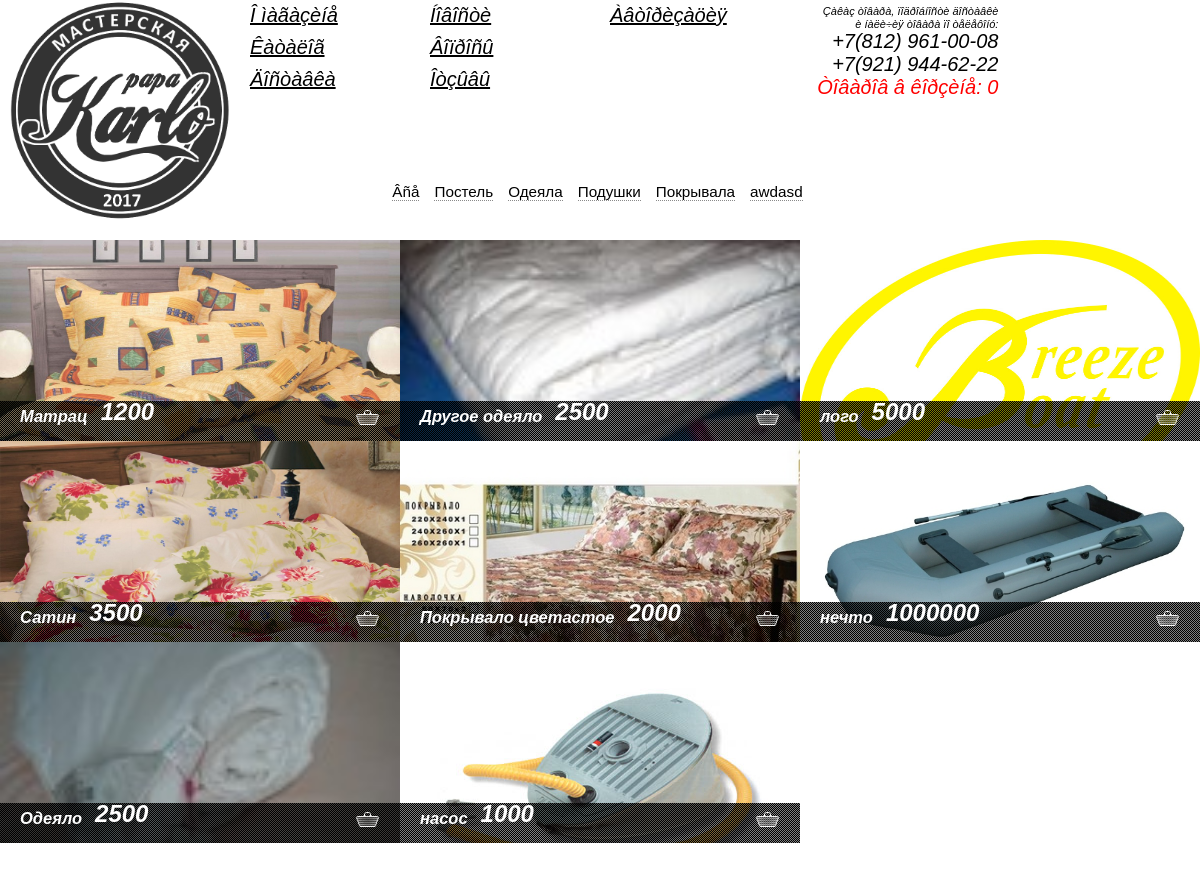
The page / on the database its author committed.
### tables this page shows
CREATE TABLE IF NOT EXISTS `em_category` (
  `id` int(11) NOT NULL AUTO_INCREMENT,
  `name` varchar(100) NOT NULL,
  `description` text NOT NULL,
  `imagefile` varchar(255) NOT NULL,
  `ordinal` int(11) NOT NULL DEFAULT '0',
  `isarchivate` int(11) NOT NULL DEFAULT '0',
  PRIMARY KEY (`id`)
);

CREATE TABLE IF NOT EXISTS `em_goods` (
  `id` int(11) NOT NULL AUTO_INCREMENT,
  `categoryid` int(11) NOT NULL,
  `name` varchar(100) NOT NULL,
  `description` text NOT NULL,
  `imagefile` varchar(255) DEFAULT NULL,
  `price` float DEFAULT NULL,
  `ordinal` int(11) NOT NULL DEFAULT '0',
  `isarchivate` int(11) NOT NULL DEFAULT '0' COMMENT 'товар а архиве или нет',
  `metadescription` text,
  `metakeywords` text,
  `updatedate` timestamp NULL DEFAULT CURRENT_TIMESTAMP,
  PRIMARY KEY (`id`)
);

CREATE TABLE IF NOT EXISTS `em_goods_params` (
  `id` int(11) NOT NULL AUTO_INCREMENT,
  `parentid` int(11) NOT NULL,
  `gid` int(11) NOT NULL,
  `pvid` int(11) NOT NULL,
  `paramid` int(11) NOT NULL COMMENT 'id  параметра зависимого от параметра описаного в parentId',
  `value` varchar(100) DEFAULT NULL,
  PRIMARY KEY (`id`)
);

### libs/helpers.php (called while the page is built, shortened)
<?php
function GetHost()
{
 $uri = $_SERVER['REQUEST_URI'];
 $server= $_SERVER['SERVER_NAME'];
 $uri = subStr($uri,1);
 $uri = subStr($uri,0,strPos($uri,"/"));
 if (_is_inet==1){
    return "http://$server/";
 }
 else
    return "http://$server/$uri/";
}
?>

### modules/em/em_category.php (called while the page is built, shortened)
<?php
    class Categoryes{
        public $catArray;
        function Categoryes(){
             $this->Load();
        }
        public function Load(){
            $query = "SELECT id FROM em_category WHERE isarchivate =0 order by ordinal";
            return $this->getList($query);
        }
        private function getList($query){
            $this->catArray = Array();
            $res = mQuery($query);
            while ($row = mysql_fetch_row($res)){
                $cat = new Category($row[0]);
                $this->catArray[count($this->catArray)] = $cat;
            }
            return $this->catArray;
        }
        public function getCategoryes(){
            return $this->catArray;
        }
    }
    class Category{
      public $id;
      function Category($id){
        $this->id = $id;
      }
      public function Load(){
        $this->loadProperties();
      }
      public function loadProperties(){
        $query = "SELECT id, name, description,imagefile,ordinal,isarchivate FROM em_category WHERE id = {$this->id}";
        $res = mQuery($query);
        while ($row = mysql_fetch_row($res)){
            $this->name         = $row[1];
        }
      }
    }
?>

### libs/db.php (called while the page is built, shortened)
<?php
function mQuery($query)
{
    global $dbh;
    if ($result = mysql_query($query, $dbh))
    {
        return $result;
    }
    else
    {
    }
}
?>

### modules/em/em_goods.php (called while the page is built, shortened)
<?php
    class GoodsList{
        private $list;
        public function getAllGoods(){
            return $this->list;
        }
        public function Load(){
            $query = "SELECT id FROM em_goods WHERE isarchivate =0 order by ordinal";
            return $this->getList($query);
        }
        private function getList($query){
            $this->list = Array();;
            $res = mQuery($query);
            while ($row = mysql_fetch_row($res)){
                $goodsOne = new Goods($row[0]);
                $this->list[count($this->list)] = $goodsOne;
            }
            return $this->list;
        }
    }
    class Goods{
        public $id;
        function Goods($id){
            $this->id = $id;
            $this->Load();
        }
        public function Load(){
            $query = "SELECT id,categoryid, name,description,imagefile,ordinal,updatedate,metadescription,metakeywords,isarchivate FROM em_goods WHERE id = {$this->id}";
            $res = mQuery($query);
            $row = mysql_fetch_row($res);
            $this->name         = $row[2];
            $this->imagefile    = $row[4];
        }
        public function getGoodsParam($pid){
            $this->goodsParameter = Array();
            $query = "SELECT gp.id, gp.pvid , gp.value
                        FROM em_goods_params gp, em_parameters p, em_param_value pv
                        WHERE gid = {$this->id}
                        AND gp.pvid = pv.id
                        AND pv.pid = p.id
                        AND p.id = $pid
                        ORDER BY gp.value,p.id, pv.id
                        ";
            $res = mQuery($query);
            while ($row = mysql_fetch_row($res)){
                $param  = new GoodsParameter($row[0]);
                $this->goodsParameter[count($this->goodsParameter)] = Array($param, $row[2]);
            }
            return $this->goodsParameter;
        }
    }
    class GoodsParameter{
        public $id;
        function  GoodsParameter($id){
            $this->id = $id;
            if (!$this->Load()){
            }
        }
        public function Load(){
            $query = "SELECT pvid, value, gid, parentid FROM em_goods_params WHERE id = {$this->id}";
            $res = mQuery($query);
            if($row = mysql_fetch_row($res)){
                $this->parameter = new ParameterValue($row[0]);
                $this->value = $row[1];
                $query = "SELECT p.name FROM em_parameters p, em_param_value pv WHERE pv.pid=p.id AND pv.id={$row[0]}";
                $result = mQuery($query);
                if ($r = mysql_fetch_row($result)){
                    $this->paramName = $r[0];
                }
                return true;
            }
            else
                return false;
        }
    }
?>

### modules/em/parameter.php (called while the page is built, shortened)
<?php
    class ParameterValue{
        function ParameterValue($id){
            $this->id = $id;
            $res = mQuery("SELECT id, ordinal, value, pid, description FROM em_param_value WHERE id = {$this->id}");
            $row = mysql_fetch_row($res);
            $this->descr = $row[4];
        }
    }
?>

### modules/FRONTEND/skin/common_skin/common_goodsone.php (called while the page is built, shortened)
<?php
  class Common_goodsone{
      public $goodsOne;
         public function getAddOrderMsgScript(){
            return "addGoodToCart({$this->goodsOne->id}, {$this->getPriceValueId()})";
         }
        function getPriceValueId(){
            return "'netpriceVar_{$this->goodsOne->id}'";
        }
  }
?>

### modules/FRONTEND/skin/bed_skin/em_goods_viewer.php (the view, shortened to what this page needs)
<?php
    class GoodsOneView extends Common_goodsone{
        public $goodsNum;
        function GoodsOneView($goodsOne,$number){
            $this->goodsOne = $goodsOne;
            $this->goodsNum = $number;
        }
        private function getLink(){
            return GetHost()."?show=goodsone&id=".$this->goodsOne->id;
        }
        public function getView(){
            $result = "";
            $result .= $this->getPlaceForOrderMsg();
            $goodsViewId = "litem_".$this->goodsNum;
            $descr = $this->goodsOne->desc;
            $price = $this->getViewPrice();
            $num = $this->goodsNum+551;
            $result .= '
<div style="top: 0px; left: 0px; margin-left: 0px; width: 400px; height: 377px;" class="litem" id="'.$goodsViewId.'">
   <div class="lview">
      <div class="limg">
         <img src="'.$this->goodsOne->imagefile.'" style=" width: 400px; height: 290px;" alt="" id="limg0" />
      </div>
      <div style="top: 337px;" class="netshad">
         <table>
            <tbody>
               <tr>
                  <td>
                     <div class="netname">'.$this->goodsOne->name.'</div>
                  </td>
                  <td>
                     <div class="netprice">'.$price[0].'</div>
                  </td>
               </tr>
            </tbody>
         </table>
         <div class="buy buy_'.$num.'">
            <span class="show_txt_bascket">
               <img style="cursor: pointer;" src="add_files/i_basket.png" alt="" onClick="'.$this->getAddOrderMsgScript().'" />
            </span>
         </div>
         <div class="buy buy_ok_'.$num.'" style="display:none;">
         </div>
      </div>
   </div>
         <div class="netname">'.$this->goodsOne->name.'</div>
            <a href="'.$this->getLink().'">
            </a>
         <p>'.$descr.'</p>
         <div class="size_descr" id=".$this->getSizeDesctValueId().">'.$price[2].'</div>
         '.$this->getViewParams().'
               '.$price[1].'
            <div class="netprice" id='.$this->getPriceValueId().'>'.$price[0].'</div>
            <div class="buy buy_'.$num.'">
                  <img style="cursor: pointer;" src="add_files/i_basket.png" alt="" onclick="'.$this->getAddOrderMsgScript().'" />
               <a href="#" onClick="'.$this->getAddOrderMsgScript().'">Êóïèòü</a>
            </div>
</div>
';
          return $result;
        }
        public function getViewParams(){
            $params = $this->goodsOne->getGoodsParam(1);
            $res = '<table class="beltth"><tbody>';
            for($i=0; $i<count($params); $i++){
                $param = $params[$i][0];
                $param->Load();
                $res .= "<tr>";
                $res .= "<td>{$param->paramName}:</td>";
                $res .= "<td>{$param->parameter->value}</td>";
                $res .= "</tr>";
            }
            $params = $this->goodsOne->getGoodsParam(2);
            for($i=0; $i<count($params); $i++){
                $param = $params[$i][0];
                $param->Load();
                $res .= "<tr>";
                $res .= "<td>{$param->paramName}:</td>";
                $res .= "<td>{$param->parameter->value}</td>";
                $res .= "</tr>";
            }
            $params = $this->goodsOne->getGoodsParam(5);
            for($i=0; $i<count($params); $i++){
                $param = $params[$i][0];
                $param->Load();
                $res .= "<tr>";
                $res .= "<td>{$param->paramName}:</td>";
                $res .= "<td>{$param->parameter->value}</td>";
                $res .= "</tr>";
            }
            $res .= '</tbody></table>';
            return $res;
        }
        private function getViewPrice(){
            $params = $this->goodsOne->getGoodsParam(Parameters::$priceParam);
            $res="";
            $firstPrice = 0;
            for($i=0; $i<count($params); $i++){
                $param = $params[$i][0];
                $param->Load();
                if ($i==0){
                    $className = 'card_size  price_select';
                    $firstPrice = $param->value;
                    $firstDescr = $param->parameter->descr;
                }
                else{
                    $className = 'card_size';
                }
                $someNum = 35+$i;
                $res .= '<div class="'.$className.'" style="font-size:1.5em;" onclick="buySizeApply1(this, '.$this->goodsOne->id.',\''.$param->value.'\',\''.$param->parameter->descr.'\', '.$someNum.','.$this->goodsNum.')">'.$param->parameter->value.'</div>';
            }
            return Array($firstPrice, $res, $firstDescr);
        }
    }
    class GoodsCatalog{
        private $categId;
        function GoodsCatalog($categId){
            $this->categId = $categId;
        }
        public function getCatalogView(){
            $result = "";
            $goodsList = new GoodsList();
            $goodsList->Load();
            if($this->categId!=null) {
                $allGoodsList = $goodsList->getGoodsByCateg($this->categId);
            }
            else{
                $allGoodsList = $goodsList->getAllGoods();
            }
            for($i=0;$i<count($allGoodsList); $i++){
                $goodsOneView = new GoodsOneView($allGoodsList[$i],$i);
                $result .= $goodsOneView->getView();
            }
            return $result;
        }
    }
?>

### modules/FRONTEND/skin/bed_skin/em_categories_viewer.php (shortened to what this page needs)
<?php
    class CategoriesViewer{
        private $categories;
        public $activeCat;
        function CategoriesViewer($categories){
            $this->categories = $categories;
        }
        public function getView(){
            $res = '<div id="linemarks"><div id="linemarks_cont">';
            $res .= '<ul class="cfx">';
            $href = GetHost();
            $class = '';
            if ($this->activeCat==null){
                $class = ' class="active"';
            }
            $res .= '<li'.$class.'><a href='.$href.'>Âñå</li>';
            $allCat = $this->categories->getCategoryes();
            for ($i=0; $i<count($allCat); $i++){
                $categ = $allCat[$i];
                $categ->Load();
                $href = GetHost()."?show="._CATEGORY."&id={$categ->id}";
                $class = '';
                 $res .= "<li$class><a href='$href'>{$categ->name}</a></li>";
            }
            $res .= '</ul></div></div>';
            return $res;
        }
        public static function getViewStatic($categories,$viewCategId){
            $Categs = new CategoriesViewer($categories);
            $Categs->activeCat = $viewCategId;
            return $Categs->getView();
        }
    }
?>

### rows shown on the page
em_category: name "Постель"
em_category: name "Одеяла"
em_category: name "Подушки"
em_category: name "Покрывала"
em_category: name "awdasd"
em_goods: imagefile (picture), name "Матрац"
em_goods_params: value "1200"
em_goods: imagefile (picture), name "Сатин"
em_goods_params: value "3500"
em_goods: imagefile (picture), name "Одеяло"
em_goods_params: value "2500"
em_goods: imagefile (picture), name "Другое одеяло"
em_goods_params: value "2500"
em_goods: imagefile (picture), name "Покрывало цветастое"
em_goods_params: value "2000"
em_goods: imagefile (picture), name "насос"
em_goods_params: value "1000"
em_goods: imagefile (picture), name "лого"
em_goods_params: value "5000"
em_goods: imagefile (picture), name "нечто"
em_goods_params: value "1000000"
